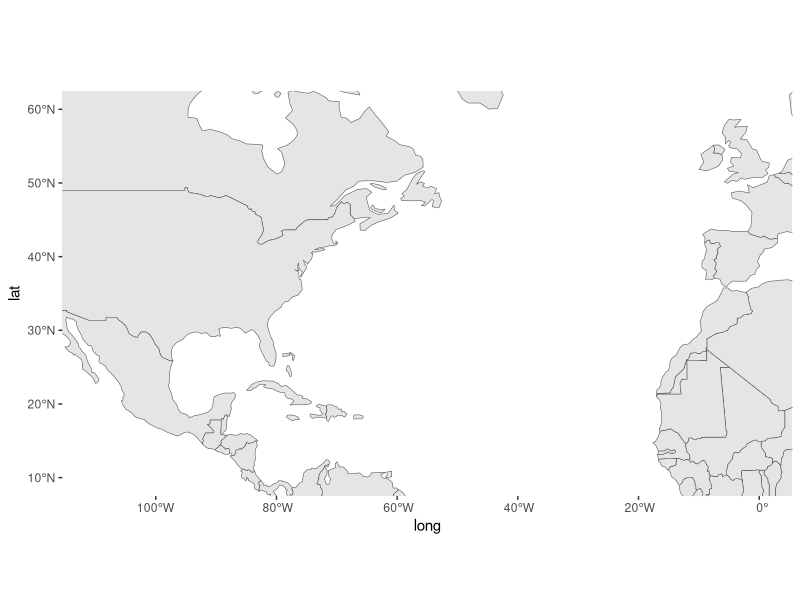
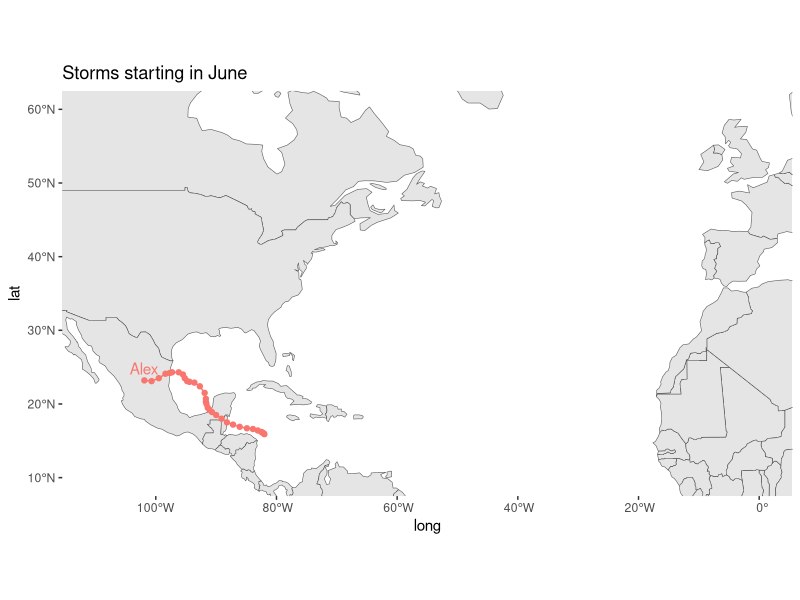
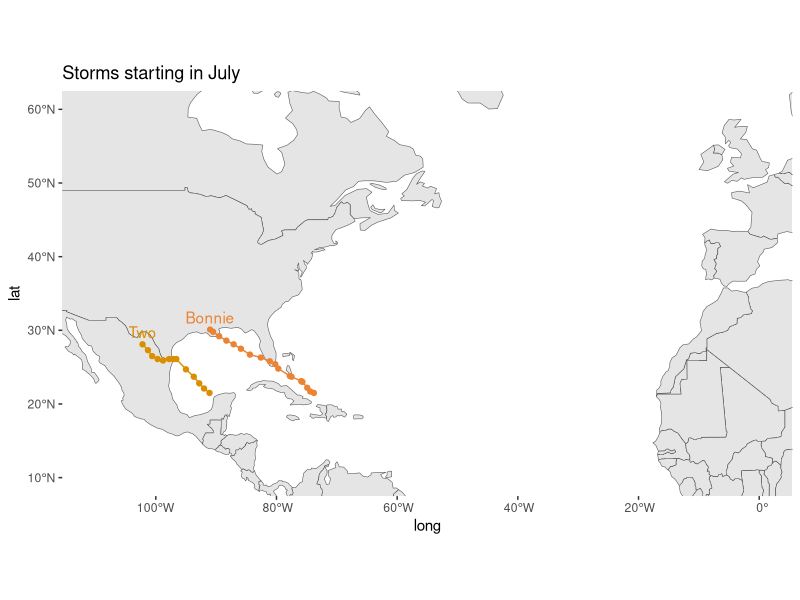
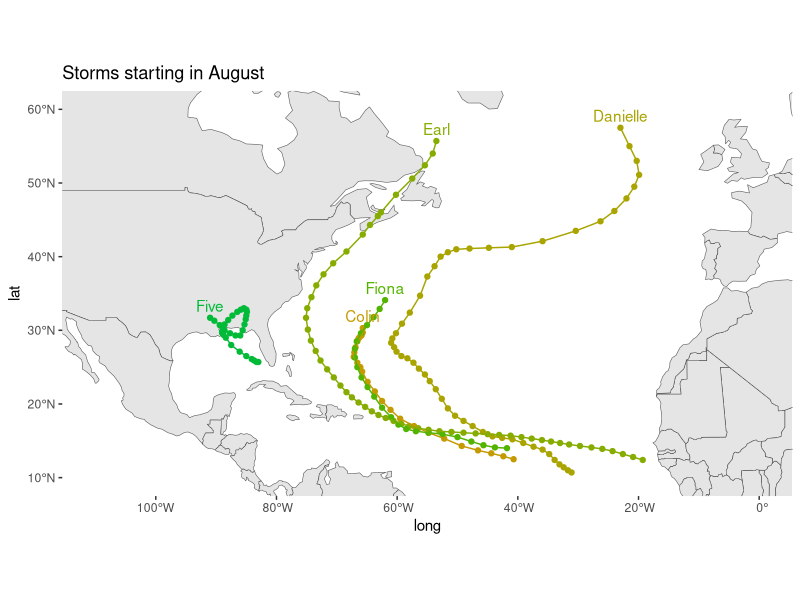
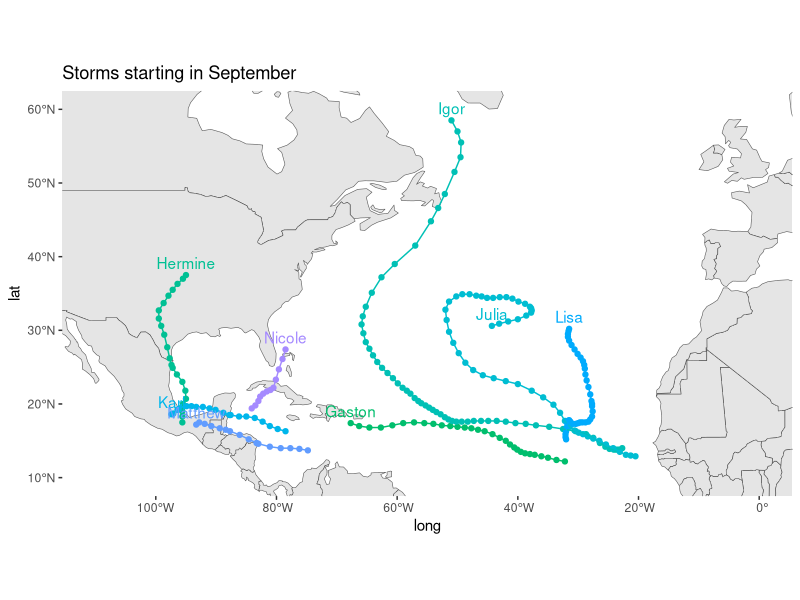
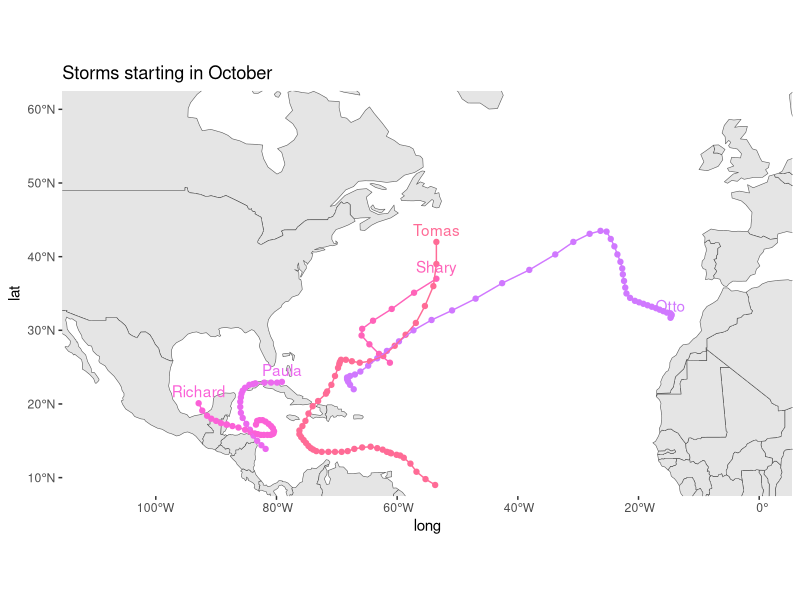
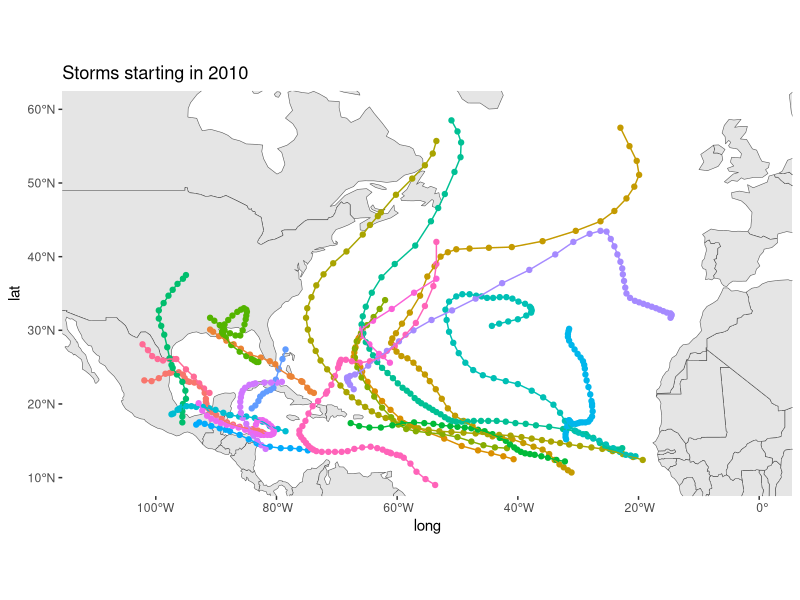

Write the R code that produced these figures, in order.
## ---- chunk 1
library(tidyverse)     # data wrangling and graphics
library(lubridate)     # for working with dates
library(sf)            # simple features
library(rnaturalearth) # maps data

storms2010 = storms |>
  filter(year == 2010) |> 
  mutate(date = as.Date(paste(year,month,day,sep="-"))) |> 
  select(name, date, month, lat, long, wind)

storms2010_aux = storms2010 |> 
  group_by(name) |> 
  summarize(date = first(date),
            first = str_sub(first(date), 6, 10),
            last = str_sub(last(date), 6, 10),
            lat = last(lat),
            long = last(long),
            month = month(date)) |> 
  arrange(first)

storms2010_per_month = storms2010_aux |> 
  count(month, name = "count")

gg_color_hue <- function(n) {
  hues = seq(15, 375, length = n + 1)
  hcl(h = hues, l = 65, c = 100)[1:n]
}

n = length(unique(storms2010_aux$name))

storms2010_aux$color = gg_color_hue(n)

world_map = ne_countries(returnclass = "sf")
## ---- chunk 2
ggplot() + 
  geom_sf(data = world_map) +
  coord_sf(xlim = c(-110,0), ylim = c(10, 60)) +
  geom_point(data = storms2010, 
             aes(x = long, y = lat), color = "#99999900") +
  labs(title = "Storms starting in June") +
  theme(title = element_text(color = "#99999900"),
        axis.title.x = element_text(color = "black"),
        axis.title.y = element_text(color = "black"),
        panel.background = element_blank())
## ---- chunk 3
name_aux = storms2010_aux$name[1]

ggplot() + 
  geom_sf(data = world_map) +
  coord_sf(xlim = c(-110,0), ylim = c(10, 60)) +
  geom_point(data = filter(storms2010, name == name_aux), 
             aes(x = long, y = lat), 
             color = storms2010_aux$color[1]) +
  geom_path(data = filter(storms2010, name == name_aux), 
             aes(x = long, y = lat), 
             color = storms2010_aux$color[1]) +
  geom_text(data = filter(storms2010_aux, name %in% name_aux),
            vjust = -0.5,
            aes(x = long, y = lat, label = name, color = name)) +
  labs(title = "Storms starting in June") +
  theme(panel.background = element_blank(),
        legend.position = "none")
## ---- chunk 4
name_aux = storms2010_aux |> 
  filter(month == 7) |> 
  pull(name)

color_aux = storms2010_aux |> 
  filter(name %in% name_aux) |> 
  pull(color)

ggplot() + 
  geom_sf(data = world_map) +
  coord_sf(xlim = c(-110,0), ylim = c(10, 60)) +
  geom_point(data = filter(storms2010, name %in% name_aux), 
             aes(x = long, y = lat, color = name)) +
  geom_path(data = filter(storms2010, name %in% name_aux), 
             aes(x = long, y = lat, color = name)) +
  geom_text(data = filter(storms2010_aux, name %in% name_aux),
            vjust = -0.5,
            aes(x = long, y = lat, label = name, color = name)) +
  scale_color_manual(values = color_aux) +
  labs(title = "Storms starting in July") +
  theme(panel.background = element_blank(),
        legend.position = "none")
## ---- chunk 5
name_aux = storms2010_aux |> 
  filter(month == 8) |> 
  pull(name)

color_aux = storms2010_aux |> 
  filter(name %in% name_aux) |> 
  pull(color)

ggplot() + 
  geom_sf(data = world_map) +
  coord_sf(xlim = c(-110,0), ylim = c(10, 60)) +
  geom_point(data = filter(storms2010, name %in% name_aux), 
             aes(x = long, y = lat, color = name)) +
  geom_path(data = filter(storms2010, name %in% name_aux), 
             aes(x = long, y = lat, color = name)) +
  geom_text(data = filter(storms2010_aux, name %in% name_aux),
            vjust = -0.5,
            aes(x = long, y = lat, label = name, color = name)) +
  scale_color_manual(values = color_aux) +
  labs(title = "Storms starting in August ") +
  theme(panel.background = element_blank(),
        legend.position = "none")
## ---- chunk 6
name_aux = storms2010_aux |> 
  filter(month == 9) |> 
  pull(name)

color_aux = storms2010_aux |> 
  filter(name %in% name_aux) |> 
  pull(color)

ggplot() + 
  geom_sf(data = world_map) +
  coord_sf(xlim = c(-110,0), ylim = c(10, 60)) +
  geom_point(data = filter(storms2010, name %in% name_aux), 
             aes(x = long, y = lat, color = name)) +
  geom_path(data = filter(storms2010, name %in% name_aux), 
             aes(x = long, y = lat, color = name)) +
  geom_text(data = filter(storms2010_aux, name %in% name_aux),
            vjust = -0.5,
            aes(x = long, y = lat, label = name, color = name)) +
  scale_color_manual(values = color_aux) +
  labs(title = "Storms starting in September") +
  theme(panel.background = element_blank(),
        legend.position = "none")
## ---- chunk 7
name_aux = storms2010_aux |> 
  filter(month == 10) |> 
  pull(name)

color_aux = storms2010_aux |> 
  filter(name %in% name_aux) |> 
  pull(color)

ggplot() + 
  geom_sf(data = world_map) +
  coord_sf(xlim = c(-110,0), ylim = c(10, 60)) +
  geom_point(data = filter(storms2010, name %in% name_aux), 
             aes(x = long, y = lat, color = name)) +
  geom_path(data = filter(storms2010, name %in% name_aux), 
             aes(x = long, y = lat, color = name)) +
  geom_text(data = filter(storms2010_aux, name %in% name_aux),
            vjust = -0.5,
            aes(x = long, y = lat, label = name, color = name)) +
  scale_color_manual(values = color_aux) +
  labs(title = "Storms starting in October") +
  theme(panel.background = element_blank(),
        legend.position = "none") 
## ---- chunk 8
ggplot() + 
  geom_sf(data = world_map) +
  coord_sf(xlim = c(-110,0), ylim = c(10, 60)) +
  geom_point(data = storms2010, 
             aes(x = long, y = lat, color = name)) +
  geom_path(data = storms2010, 
             aes(x = long, y = lat, color = name)) +
  labs(title = "Storms starting in 2010") +
  theme(panel.background = element_blank(),
        legend.position = "none")
